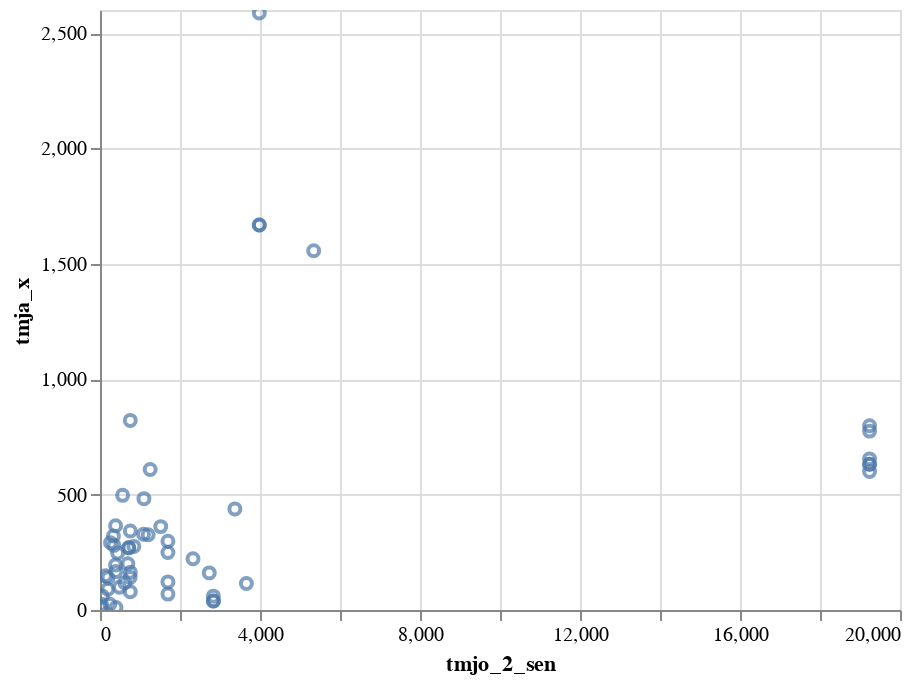

Source (notebook cell):
### Code cell
alt.Chart(testZone16).mark_point().encode(x='tmjo_2_sen', y='tmja_x').interactive()

### Figure 1 — Vega-Lite specification as saved in the notebook (floating-point values rounded to 4 significant figures)
{"config": {"view": {"continuousWidth": 400, "continuousHeight": 300}}, "data": {"name": "data-51cbfec07be09feed9f86534ff3f019b"}, "mark": "point", "encoding": {"x": {"type": "quantitative", "field": "tmjo_2_sen"}, "y": {"type": "quantitative", "field": "tmja_x"}}, "selection": {"selector003": {"type": "interval", "bind": "scales", "encodings": ["x", "y"]}}, "$schema": "https://vega.github.io/schema/vega-lite/v4.8.1.json", "datasets": {"data-51cbfec07be09feed9f86534ff3f019b": [{"tmjo_2_sen": 619.0, "tmja_x": 117.8}, {"tmjo_2_sen": 757.0, "tmja_x": 79.3}, {"tmjo_2_sen": 40.0, "tmja_x": 25.22}, {"tmjo_2_sen": 196.0, "tmja_x": 89.58}, {"tmjo_2_sen": 1698.0, "tmja_x": 68.91}, {"tmjo_2_sen": 398.0, "tmja_x": 10.91}, {"tmjo_2_sen": 487.0, "tmja_x": 98.32}, {"tmjo_2_sen": 40.0, "tmja_x": 10.09}, {"tmjo_2_sen": 2835.0, "tmja_x": 38.63}, {"tmjo_2_sen": 58.0, "tmja_x": 60.52}, {"tmjo_2_sen": 2835.0, "tmja_x": 38.63}, {"tmjo_2_sen": 246.0, "tmja_x": 25.22}, {"tmjo_2_sen": 2835.0, "tmja_x": 60.01}, {"tmjo_2_sen": 3660.0, "tmja_x": 115.1}, {"tmjo_2_sen": 718.0, "tmja_x": 269.7}, {"tmjo_2_sen": 2325.0, "tmja_x": 221.9}, {"tmjo_2_sen": 1698.0, "tmja_x": 121.7}, {"tmjo_2_sen": 441.0, "tmja_x": 246.8}, {"tmjo_2_sen": 388.0, "tmja_x": 194.8}, {"tmjo_2_sen": 760.0, "tmja_x": 163.4}, {"tmjo_2_sen": 754.0, "tmja_x": 141.1}, {"tmjo_2_sen": 718.0, "tmja_x": 269.7}, {"tmjo_2_sen": 1698.0, "tmja_x": 249.0}, {"tmjo_2_sen": 137.0, "tmja_x": 148.8}, {"tmjo_2_sen": 697.0, "tmja_x": 200.6}, {"tmjo_2_sen": 398.0, "tmja_x": 166.4}, {"tmjo_2_sen": 202.0, "tmja_x": 139.4}, {"tmjo_2_sen": 2732.0, "tmja_x": 160.8}, {"tmjo_2_sen": 390.0, "tmja_x": 365.2}, {"tmjo_2_sen": 1518.0, "tmja_x": 361.4}, {"tmjo_2_sen": 1204.0, "tmja_x": 326.4}, {"tmjo_2_sen": 1698.0, "tmja_x": 298.2}, {"tmjo_2_sen": 757.0, "tmja_x": 342.0}, {"tmjo_2_sen": 1098.0, "tmja_x": 482.5}, {"tmjo_2_sen": 348.0, "tmja_x": 280.0}, {"tmjo_2_sen": 336.0, "tmja_x": 320.9}, {"tmjo_2_sen": 846.0, "tmja_x": 275.6}, {"tmjo_2_sen": 263.0, "tmja_x": 291.2}, {"tmjo_2_sen": 1088.0, "tmja_x": 328.0}, {"tmjo_2_sen": 3372.0, "tmja_x": 438.1}, {"tmjo_2_sen": 3983.0, "tmja_x": 1668.0}, {"tmjo_2_sen": 3983.0, "tmja_x": 1668.0}, {"tmjo_2_sen": 565.0, "tmja_x": 496.8}, {"tmjo_2_sen": 757.0, "tmja_x": 821.6}, {"tmjo_2_sen": 1254.0, "tmja_x": 609.1}, {"tmjo_2_sen": 19240.0, "tmja_x": 798.8}, {"tmjo_2_sen": 19240.0, "tmja_x": 775.1}, {"tmjo_2_sen": 19240.0, "tmja_x": 600.1}, {"tmjo_2_sen": 19240.0, "tmja_x": 654.9}, {"tmjo_2_sen": 19240.0, "tmja_x": 631.4}, {"tmjo_2_sen": 19240.0, "tmja_x": 631.3}, {"tmjo_2_sen": 5342.0, "tmja_x": 1557.0}, {"tmjo_2_sen": 3983.0, "tmja_x": 2587.0}]}}
